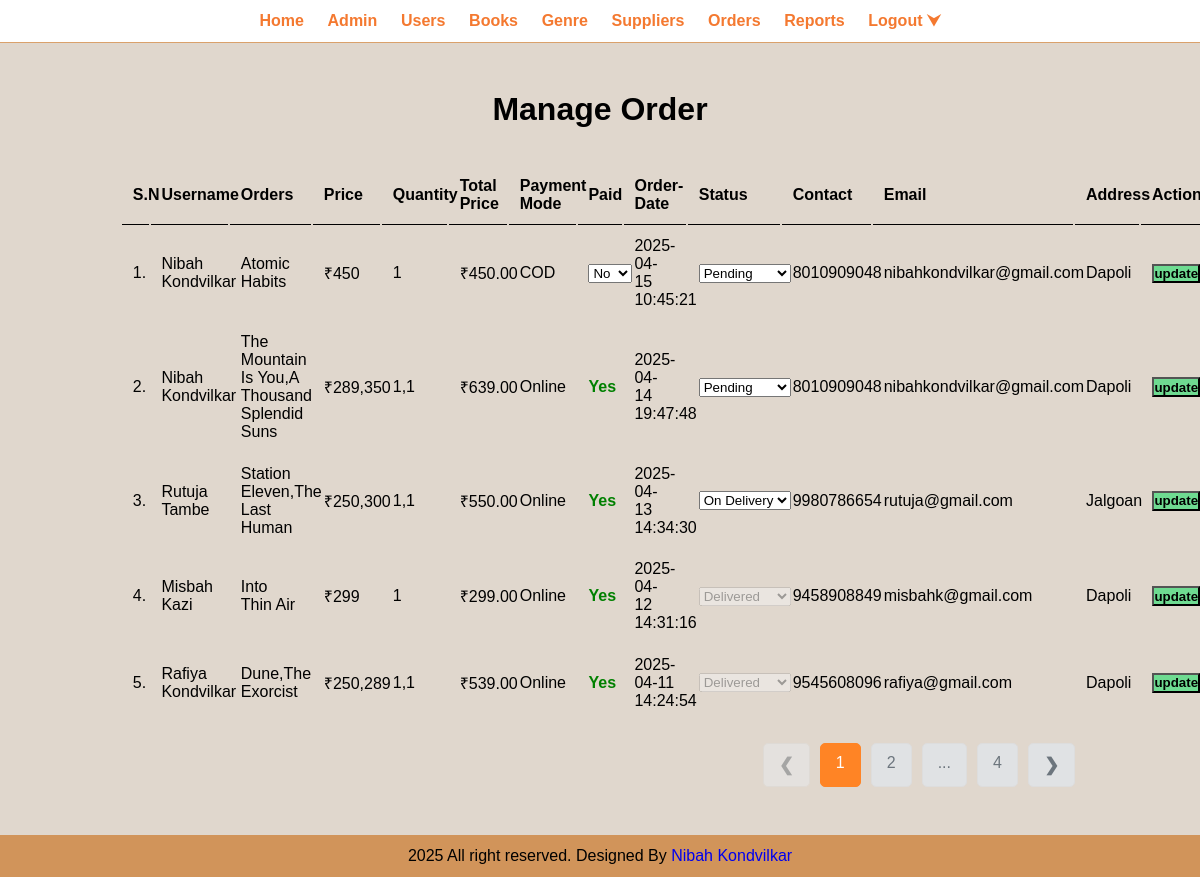
Page /admin/manage-order.php (signed in) on the committed database.
### tables this page shows
CREATE TABLE `tbl_order` (
  `id` int(10) UNSIGNED NOT NULL,
  `user_id` int(11) NOT NULL,
  `orders` varchar(150) NOT NULL,
  `price` varchar(100) NOT NULL,
  `quantity` varchar(100) NOT NULL,
  `total` decimal(10,2) NOT NULL,
  `payment_mode` varchar(100) NOT NULL,
  `paid` varchar(10) NOT NULL,
  `order_date` datetime NOT NULL,
  `status` varchar(50) NOT NULL,
  `user_name` varchar(150) NOT NULL,
  `user_contact` varchar(20) NOT NULL,
  `user_email` varchar(150) NOT NULL,
  `user_address` varchar(255) NOT NULL
);

### admin/manage-order.php (the view, shortened to what this page needs)
<?php include('partials/menu.php');
?>
<?php
$update_paid_sql = "UPDATE tbl_order SET paid = 'Yes' WHERE payment_mode = 'Online' AND paid != 'Yes'";
mysqli_query($conn, $update_paid_sql);
?>
<div class="main-content text-center">
    <div class="wrapper">
        <h1>Manage Order</h1>
        <br/>
        <br>
        <table class="tbl-full">
            <tr>
                <th>S.N</th>
                <th>Username</th>
                <th>Orders</th>
                <th>Price</th>
                <th>Quantity</th>
                <th>Total Price</th>
                <th>Payment Mode</th>
                <th>Paid</th>
                <th>Order-Date</th>
                <th>Status</th>
                <th>Contact</th>
                <th>Email</th>
                <th>Address</th>
                <th>Actions</th>
            </tr>
            <?php
            $limit = 5;
            $page = isset($_GET['page']) ? (int)$_GET['page'] : 1;
            $offset = ($page - 1) * $limit;
            $total_sql = "SELECT COUNT(*) AS total FROM tbl_order";
            $total_res = mysqli_query($conn, $total_sql);
            $total_row = mysqli_fetch_assoc($total_res);
            $total_orders = $total_row['total'];
            $total_pages = ceil($total_orders / $limit);
            $sql = "SELECT * FROM tbl_order ORDER BY id DESC LIMIT $limit OFFSET $offset";
            $res = mysqli_query($conn, $sql);
            $count = mysqli_num_rows($res);
            $sn = $offset + 1;
            if ($count > 0) {
                while ($row = mysqli_fetch_assoc($res)) {
                    $orders = $row['orders'];
                    $price = $row['price'];
                    $quantity = $row['quantity'];
                    $total = $row['total'];
                    $payment_mode = $row['payment_mode'];
                    $paid = $row['paid'];
                    $order_date = $row['order_date'];
                    $status = $row['status'];
                    $user_name = $row['user_name'];
                    $user_contact = $row['user_contact'];
                    $user_email = $row['user_email'];
                    $user_address = $row['user_address'];
                    ?>
                    <tr>
                        <form method="POST" action="">
                        <td><?php echo $sn++; ?>.</td>
                        <td><?php echo $user_name; ?></td>
                        <td><?php echo $orders; ?></td>
                        <td>₹<?php echo $price; ?></td>
                        <td><?php echo $quantity; ?></td>
                        <td>₹<?php echo $total; ?></td>
                        <td><?php echo $payment_mode; ?></td>
                        <td>
                         <?php if ($payment_mode == 'Online') { ?>
                          <span style="color: green; font-weight: bold;">Yes</span>
                          <?php } elseif ($payment_mode == 'COD' && $paid == 'Yes') { ?>
                           <input type="hidden" name="paid" value="Yes">
                           <span style="color: green; font-weight: bold;">Yes</span>
                          <?php } elseif ($payment_mode == 'COD' && $status == 'Cancelled') { ?>
                            <input type="hidden" name="paid" value="<?php echo $paid; ?>">
                            <span style="color: red; font-weight: bold;"><?php echo $paid; ?> </span>
                          <?php } else { ?>
                              <select name="paid">
                                <option value="No" <?php if ($paid == 'No') echo 'selected'; ?>>No</option>
                              </select>
                           <?php } ?>
                        </td>
                        <td><?php echo $order_date; ?></td>
                        <td>
                            <select name="status"  <?php if ($status == 'Delivered' || $status == 'Cancelled') echo 'disabled';?>>
                                <option value="Pending" <?php if ($status == 'Pending') echo 'selected'; ?>>Pending</option>
                                <option value="On Delivery" <?php if ($status == 'On Delivery') echo 'selected'; ?>>On Delivery</option>
                                <option value="Delivered" <?php if ($status == 'Delivered') echo 'selected'; ?>>Delivered</option>
                            </select>
                        </td>
                        <td><?php echo $user_contact; ?></td>
                        <td><?php echo $user_email; ?></td>
                        <td><?php echo $user_address; ?></td>
                        <td>
                            <button class="btn-secondary" name="update" type="submit"> update</button>
                        </td>
                        </form>
                    </tr>
                    <?php
                }
            } else {
                echo "<tr><td colspan='13' class='error'>Order Not Available</td></tr>";
            }
            ?>
        </table>
        <?php if ($total_pages > 1) : ?>
    <div class="pagination">
    <a href="?page=<?php echo max(1, $page - 1); ?>"
       class="prev <?php if ($page == 1) echo 'disabled'; ?>"
       <?php if ($page == 1) echo 'style="pointer-events: none; opacity: 0.5;"'; ?>>
        &#10094;
    </a>
    <a href="?page=1" class="<?php if ($page == 1) echo 'active'; ?>">1</a>
    <?php
    for ($i = max(2, $page - 1); $i <= min($page + 1, $total_pages - 1); $i++) {
        echo "<a href='?page=$i' class='" . ($i == $page ? 'active' : '') . "'>$i</a>";
    }
    ?>
    <?php if ($page < $total_pages - 2 && $total_pages > 3) : ?>
        <span>...</span>
    <?php endif; ?>
    <?php if ($total_pages > 1) : ?>
        <a href="?page=<?php echo $total_pages; ?>"
           class="<?php if ($page == $total_pages) echo 'active'; ?>">
            <?php echo $total_pages; ?>
        </a>
    <?php endif; ?>
    <a href="?page=<?php echo min($total_pages, $page + 1); ?>"
       class="next <?php if ($page == $total_pages) echo 'disabled'; ?>"
       <?php if ($page == $total_pages) echo 'style="pointer-events: none; opacity: 0.5;"'; ?>>
        &#10095;
    </a>
</div>
<?php endif; ?>
</div>
</div>
<?php include('partials/footer.php'); ?>

### css/admin.css (style rules this page uses)
* { margin: 0; padding: 0; font-family: Arial, Helvetica, sans-serif; }
.wrapper { padding: 1%; width: 80%; margin: 0 auto; }
.text-center { text-align: center; }
.tbl-full { width: 110%; text-overflow : ellipsis; }
table tr th { border-bottom: 1px solid black; padding: 1%; text-align: left; }
table tr td { padding: 1%; }
.btn-secondary { background-color: #6edb91; padding: 1%; color: black; text-decoration: none; font-weight: bold; }
.pagination { display: flex; margin-top: 20px; justify-content: flex-end; }
.pagination a, .pagination span { color: #6c757d; float: left; padding: 10px 15px; text-decoration: none; transition: background-color 0.3s; margin: 0 5px; border: 1px solid #ddd; border-radius: 5px; background-color: #e0e2e4; }
.pagination a.active { background-color: #ff8425; color: white; border: 1px solid #ff8425; }
.pagination a.disabled { pointer-events: none; background-color: #e9ecef; color: #6c757d; }
.pagination a.prev, .pagination a.next { font-weight: bold; font-size: 18px; padding: 10px 15px; }
.pagination span { padding: 10px 15px; cursor: default; }
.main-content { background-color:#e0d7cd ; padding: 3% 0; }

### rows in the picture
tbl_order: user_name "Nibah Kondvilkar", orders "Atomic Habits", price "450", quantity "1", total "450.00", payment_mode "COD", paid "No", order_date "2025-04-15 10:45:21", status "Pending", user_contact "8010909048", user_email "nibahkondvilkar@gmail.com", user_address "Dapoli"
tbl_order: user_name "Nibah Kondvilkar", orders "The Mountain Is You,A Thousand Splendid Suns", price "289,350", quantity "1,1", total "639.00", payment_mode "Online", shows "Yes", order_date "2025-04-14 19:47:48", status "Pending", user_contact "8010909048", user_email "nibahkondvilkar@gmail.com", user_address "Dapoli"
tbl_order: user_name "Rutuja Tambe", orders "Station Eleven,The Last Human", price "250,300", quantity "1,1", total "550.00", payment_mode "Online", shows "Yes", order_date "2025-04-13 14:34:30", status "On Delivery", user_contact "9980786654", user_email "rutuja@gmail.com", user_address "Jalgoan"
tbl_order: user_name "Misbah Kazi", orders "Into Thin Air", price "299", quantity "1", total "299.00", payment_mode "Online", shows "Yes", order_date "2025-04-12 14:31:16", status "Delivered", user_contact "9458908849", user_email "misbahk@gmail.com", user_address "Dapoli"
tbl_order: user_name "Rafiya Kondvilkar", orders "Dune,The Exorcist", price "250,289", quantity "1,1", total "539.00", payment_mode "Online", shows "Yes", order_date "2025-04-11 14:24:54", status "Delivered", user_contact "9545608096", user_email "rafiya@gmail.com", user_address "Dapoli"

### other values in the picture
$total_pages "4"
